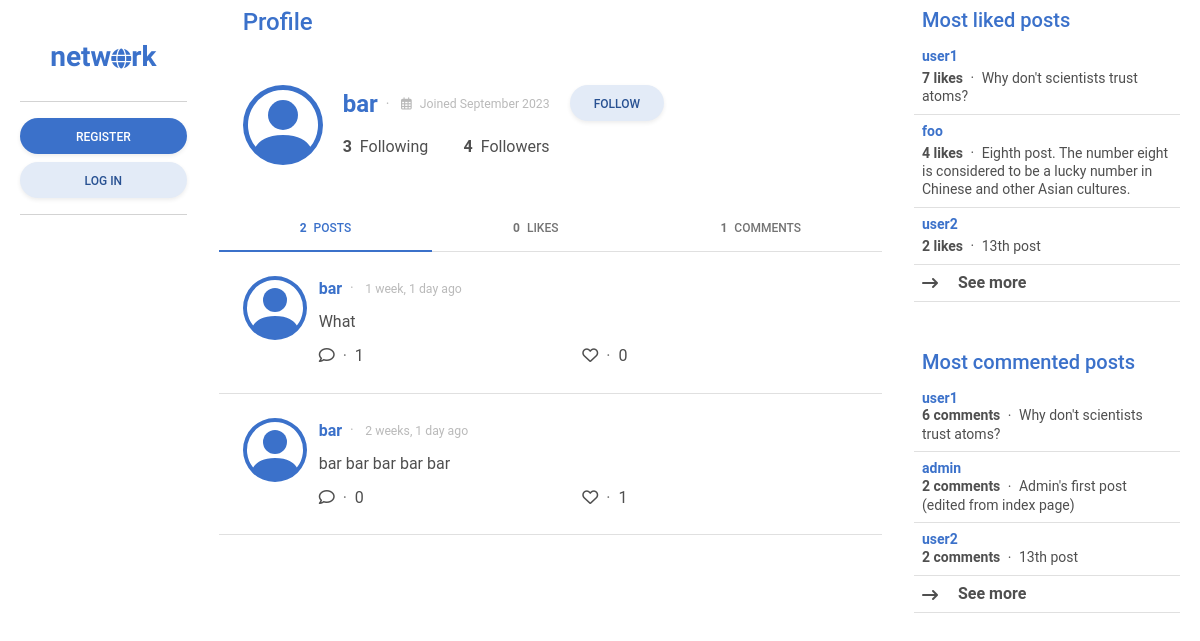
/profile/bar, run on the app's committed database.
### network/models.py (models this page shows, shortened)
class User(AbstractUser):
    pass
    date_joined = models.DateTimeField(auto_now_add=True)
    following = models.ManyToManyField("self", blank=True, related_name="followers", symmetrical=False)
    def most_followed_users():
        users = User.objects.annotate(follower_count=Count('followers'))
        return users.order_by('-follower_count')

class Post(models.Model):
    content = models.CharField(max_length=255)
    poster = models.ForeignKey(User, on_delete=models.CASCADE, related_name="posts")
    likers = models.ManyToManyField(User, blank=True, related_name="likes")
    date_posted = models.DateTimeField(auto_now_add=True)
    edited = models.BooleanField(default=False)
    def most_liked_posts():
        posts = Post.objects.annotate(likes_count=Count('likers'))
        return posts.order_by('-likes_count')
    def most_commented_posts():
        posts = Post.objects.annotate(comment_count=Count('comments'))
        return posts.order_by('-comment_count')
    class Meta:
        ordering = ["-date_posted"]

### network/views.py (the view)
# urls.py: path("profile/<str:user>", views.profile, name="profile"),
def profile(request, user):
    most_followed_users = User.most_followed_users()
    most_liked_posts = Post.most_liked_posts()
    most_commented_posts = Post.most_commented_posts()
    profile = User.objects.get(username=user)
    profile_posts = Post.objects.filter(poster=profile)
    profile_likes = Post.objects.filter(likers=profile)
    profile_comments = Comment.objects.filter(commenter=profile)
    if request.user.is_authenticated and profile in request.user.following.all():
        is_followed = True
    else:
        is_followed = False
    return render(request, "network/profile.html", {
        "most_followed_users": most_followed_users,
        "most_liked_posts": most_liked_posts,
        "most_commented_posts": most_commented_posts,
        "profile": profile,
        "posts": profile_posts,
        "liked_posts": profile_likes,
        "comments": profile_comments,
        "is_followed": is_followed
    })

### network/templates/network/profile.html (shortened to what this page needs)
{% extends "network/layout.html" %}
{% block sidebar_left %}
    {% include "network/sidebar_left.html" %}
{% endblock %}
{% block main %}
    <div>
    {% include "network/profile_info.html" with profile=profile headline="Profile" %}
    </div>
    <div class="sticky-top">
        <ul class="nav nav-tabs nav-fill border-bottom" id="ex1" role="tablist">
            <li class="nav-item transparan" role="presentation">
                <a class="nav-link active" id="posts_tab" data-mdb-toggle="tab" href="#all_posts" role="tab"
                    aria-controls="ex2-tabs-1" aria-selected="true">
                    <span class="me-1 fw-bold">
                        {% if profile.posts.count %}
                        {{ profile.posts.count }}
                        {% else %}
                        0
                        {% endif %}
                    </span>
                    Posts
                </a>
            </li>
            <li class="nav-item transparan" role="presentation">
                <a class="nav-link" id="likes_tab" data-mdb-toggle="tab" href="#all_likes" role="tab"
                    aria-controls="ex2-tabs-2" aria-selected="false">
                    <span class="me-1 fw-bold">
                        {% if profile.likes.count %}
                        {{ profile.likes.count }}
                        {% else %}
                        0
                        {% endif %}
                    </span>
                    Likes
                </a>
            </li>
            <li class="nav-item transparan" role="presentation">
                <a class="nav-link" id="comments_tab" data-mdb-toggle="tab" href="#all_comments" role="tab" aria-controls="ex2-tabs-2"
                    aria-selected="false">
                    <span class="me-1 fw-bold">
                        {% if profile.commenter.count %}
                        {{ profile.commenter.count }}
                        {% else %}
                        0
                        {% endif %}
                    </span>
                    Comments
                </a>
            </li>
        </ul>
    </div>
    <div class="tab-content" id="ex2-content">
        <div class="tab-pane fade show active mb-4" id="all_posts" role="tabpanel" aria-labelledby="posts_tab">
            {% include "network/posts.html" with posts=posts %}
        </div>
    </div>
{% endblock %}
{% block sidebar_right %}
    {% include "network/sidebar_right.html" %}
{% endblock %}

### network/templates/network/profile_info.html (shortened to what this page needs)
{% if headline %}
<div class="h4 mb-0 pb-4 pt-2 px-4 sticky-top transparan text-primary">
    {{ headline }}
</div>
{% endif %}
<div class="container">
    <div class="row p-4">
        <a href="{% url 'profile' user=profile.username %}" class="col-auto p-0 mb-3">
        </a>
        <div class="col-auto align-self-center mb-3">
            <div class="px-2 d-flex justify-content-between align-items-center mb-3">
                <div class="d-flex justify-content-start">
                    <a href="{% url 'profile' user=profile.username %}" class="h4 m-0 fw-bold text-decoration-none align-middle">
                        {{ profile.username }}
                    </a>
                    <span class="small text-muted opacity-50 align-self-center">
                        <span class="align-middle mx-2">&#183;</span>
                        <span class="align-middle small"><i class="fa-regular fa-calendar-days me-2"></i>Joined {{profile.date_joined.date|date:"F Y"}}</span>
                    </span>
                </div>
            </div>
            <div class="px-2 d-flex justify-content-between align-items-center">
                <div role="button" data-mdb-toggle="modal" data-mdb-target="#following_{{ profile.id }}">
                    <span class="fw-bold me-2">{{ profile.following.count }}</span>Following
                </div>
                <div role="button" data-mdb-toggle="modal" data-mdb-target="#followers_{{ profile.id }}">
                    <span class="fw-bold me-2">{{ profile.followers.count }}</span>Followers
                </div>
            </div>
        </div>
        <div class="col-auto p-0 align-self-top mb-3">
            <div>
                {% if not user.is_authenticated %}
                <button class="btn btn-secondary btn-rounded shadow-sm" role="button" data-mdb-toggle="modal"
                    data-mdb-target="#follow">
                    Follow
                </button>
                {% endif %}
            </div>
        </div>
    </div>
</div>

### network/templates/network/posts.html (shortened to what this page needs)
{% load humanize %}
{% if not posts %}
<div class="container p-0">
    <h5 class="text-center p-3">
        No posts yet.
    </h5>
</div>
{% else %}
{% for post in posts %}
<div class="container border-bottom post">
    <div class="row p-4">
        <div class="col-auto p-0">
            <a href="{% url 'profile' user=post.poster.username %}">
            </a>
        </div>
        <div class="col align-self-center">
            <a class="row" href="{% url 'post' id=post.id %}">
                <div class="d-flex justify-content-start">
                    <div class="text-primary fw-bold text-decoration-none align-middle">
                        {{ post.poster.username }}
                    </div>
                    <div class="small text-muted opacity-50 align-self-center">
                        <span class="mx-2 align-self-center">&#183;</span>
                        <span class="small align-self-center">{{ post.date_posted|naturaltime }}</span>
                    </div>
                </div>
                <div class="my-2 text-body" id="og_{{post.id}}">{{ post.content }}</div>
            </a>
            <div class="row">
                <div class="row">
                    <div class="col">
                        <div role="button" data-mdb-toggle="modal" data-mdb-target="#comment_list_modal_{{ post.id }}">
                            <i class="fa-regular fa-comment"></i>
                            <span class="mx-1 text-muted">&#183;</span>
                            {% if post.comments.count %}
                            {{ post.comments.count }}
                            {% else %}
                            0
                            {% endif %}
                        </div>
                    </div>
                    <div class="col">
                        <i
                        {% if user.is_authenticated and user in post.likers.all %}
                        class="fa-solid fa-heart text-danger"
                        {% elif user.is_authenticated %}
                        class="fa-regular fa-heart"
                        {% else %}
                        class="fa-regular fa-heart" role="button" data-mdb-toggle="modal" data-mdb-target="#like_post_{{ post.id }}" {% endif %}>
                        </i>
                        <span class="mx-1 text-muted">&#183;</span>
                        <span role="button" data-mdb-toggle="modal" data-mdb-target="#likers_list_modal_{{ post.id }}">
                            {% if post.likers.count %}
                            {{ post.likers.count }}
                            {% else %}
                            0
                            {% endif %}
                        </span>
                    </div>
                </div>
            </div>
        </div>
    </div>
</div>
{% endfor %}
{% endif %}

### network/templates/network/sidebar_right.html (shortened to what this page needs)
<div class="mb-5 lh-sm">
    <div class="h5 px-2 text-primary sticky-top transparan">Most liked posts</div>
    <div class="list-group list-group-light list-group-small">
        {% for post in most_liked_posts|slice:":3" %}
        <div class="post p-2 border-bottom small">
            <a href="{% url 'post' id=post.id %}" class="text-body text-decoration-none align-middle">
                <div class="text-primary fw-bold mb-1">{{ post.poster.username }}</div>
                <span class="fw-bold">{{ post.likers.count }} likes</span>
                <span class="mx-1 align-middle">&#183;</span>
                <span>{{post.content}}</span>
            </a>
        </div>
        {% endfor %}
        <div class="fw-bold post p-2 border-bottom" role="button" data-mdb-toggle="modal" data-mdb-target="#most_liked_posts">
            <i class="align-middle me-3 fa-solid fa-arrow-right-long"></i>
            See more
        </div>
    </div>
</div>
<div class="lh-sm">
    <div class="h5 px-2 text-primary">Most commented posts</div>
    <div class="list-group list-group-light list-group-small">
        {% for post in most_commented_posts|slice:":3" %}
        <div class="post p-2 border-bottom small">
            <a href="{% url 'post' id=post.id %}" class="text-body text-decoration-none align-middle">
                <div class="text-primary fw-bold">{{ post.poster.username }}</div>
                <span class="fw-bold">{{ post.comments.count }} comments</span>
                <span class="mx-1 align-middle">&#183;</span>
                {{ post.content }}
            </a>
        </div>
        {% endfor %}
        <div class="fw-bold post p-2 border-bottom" role="button" data-mdb-toggle="modal" data-mdb-target="#most_commented_posts">
            <i class="align-middle me-3 fa-solid fa-arrow-right-long"></i>
            See more
        </div>
    </div>
</div>

### network/static/network/styles.css (style rules this page uses)
.transparan { background: rgba(255, 255, 255, 0.75); backdrop-filter: blur(2px); }

### data on the page
User: username "bar", date_joined "September 2023", following.count "3", followers.count "4", posts.count "2", commenter.count "1"
Post: poster.username "bar", date_posted "1 week, 1 day ago", content "What", comments.count "1", shows "0"
Post: poster.username "bar", date_posted "2 weeks, 1 day ago", content "bar bar bar bar bar", shows "0", likers.count "1"
Post: poster.username "user1", likers.count "7", content "Why don't scientists trust atoms?", comments.count "6"
Post: poster.username "foo", likers.count "4", content "Eighth post. The number eight is considered to be a lucky number in Chinese and other Asian cultures."
Post: poster.username "user2", likers.count "2", content "13th post", comments.count "2"
Post: poster.username "admin", comments.count "2", content "Admin's first post (edited from index page)"

### other printed values
{{ headline }} "Profile"
